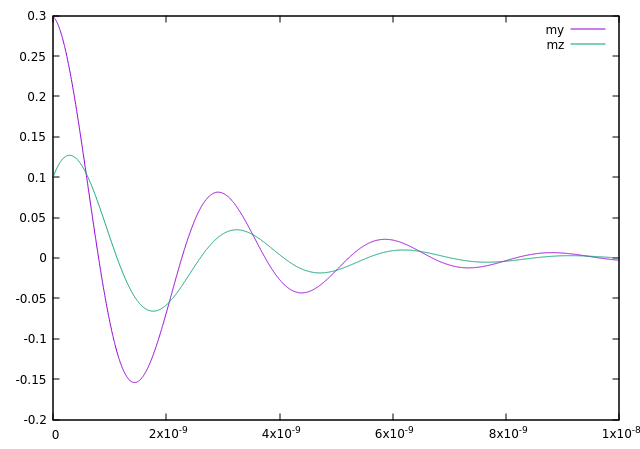

Write the gnuplot code that produced this figure.
plot 'stt2.out/table.txt' using 1:3 title "my" with lines, 'stt2.out/table.txt' using 1:4 title "mz" with lines;
pause -1 "Hit any key to continue";
#set output '1.png'
